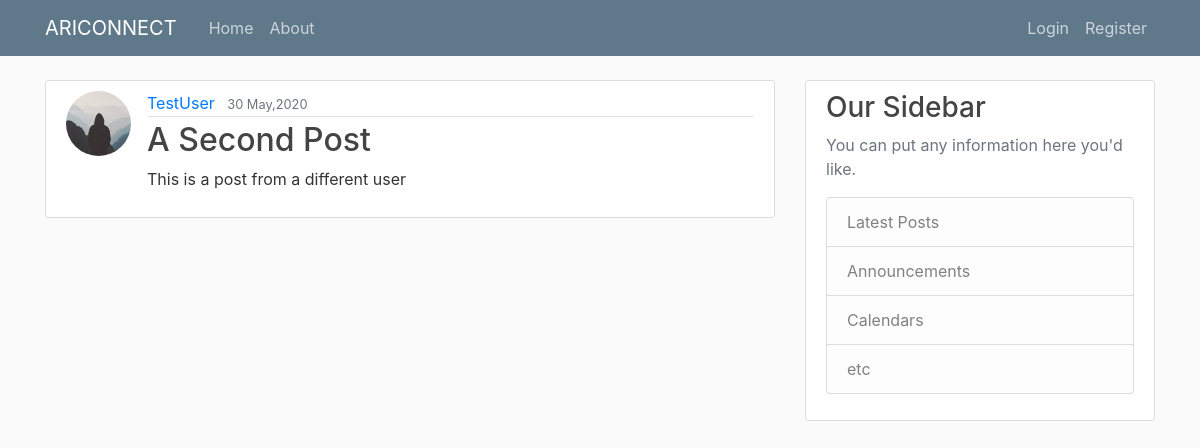
Screenshot of /post/2 with the database file from the repository.
### flaskblog/models.py (models this page shows, shortened)
class User(db.Model, UserMixin):
    id = db.Column(db.Integer, primary_key = True)
    username = db.Column(db.String(20), unique = True, nullable = False)
    email = db.Column(db.String(120), unique = True, nullable = False)
    image_file = db.Column(db.String(20), nullable = False, default = "default.jpg")
    password = db.Column(db.String(60), nullable = False)
    posts = db.relationship("Post", backref="author", lazy = True)

class Post(db.Model):
    id = db.Column(db.Integer, primary_key = True)
    title = db.Column(db.String(100), nullable = False)
    date_posted = db.Column(db.DateTime, nullable = False, default = datetime.utcnow)
    content = db.Column(db.Text, nullable = False)
    user_id = db.Column(db.Integer, db.ForeignKey("user.id"), nullable = False)

### flaskblog/posts/routes.py (the view)
@posts.route('/post/<int:post_id>')
def post(post_id):
    post= Post.query.get_or_404(post_id)
    return render_template("post.html", title=post.title, post=post)

### flaskblog/templates/post.html (shortened to what this page needs)
{%extends "layout.html"%}
{%block content%}
  <article class="media content-section">
    <img class = "rounded-circle article-img" src="{{url_for("static", filename = "profile_pics/"+post.author.image_file)}}">
    <div class="media-body">
      <div class="article-metadata">
        <a class="mr-2" href="{{url_for("users.user_posts",username=post.author.username)}}">{{ post.author.username }}</a>
        <small class="text-muted">{{ post.date_posted.strftime("%d %b,%Y") }}</small>
      </div>
      <h2 class = "article-title">{{ post.title }}</h2>
      <p class="article-content">{{ post.content }}</p>
    </div>
  </article>
{%endblock content%}

### flaskblog/static/main.css (style rules this page uses)
body { background: #fafafa; color: #333333; margin-top: 5rem; }
h1, h2, h3, h4, h5, h6 { color: #444444; }
.content-section { background: #ffffff; padding: 10px 20px; border: 1px solid #dddddd; border-radius: 3px; margin-bottom: 20px; }
.article-title { color: #444444; }
.article-content { white-space: pre-line; }
.article-img { height: 65px; width: 65px; margin-right: 16px; }
.article-metadata { padding-bottom: 1px; margin-bottom: 4px; border-bottom: 1px solid #e3e3e3 }

### rows the page displays
User: image_file (placeholder picture), author.username "TestUser"
Post: date_posted "30 May,2020", title "A Second Post", content "This is a post from a different user"
